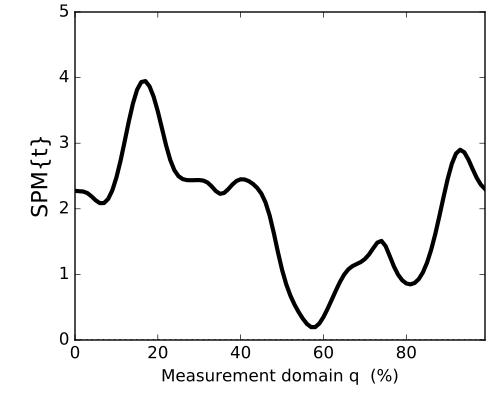

Write Python code to recreate this figure.
import numpy as np
from matplotlib import pyplot
import spm1d
np.random.seed(0)
Y = np.random.randn(10,100) +0.21
Y = spm1d.util.smooth(Y, fwhm=10)
t  = spm1d.stats.ttest(Y)
pyplot.figure(figsize=(5,4))
pyplot.axes([0.15,0.15,0.82,0.82])
t.plot()
pyplot.ylim(0, 5)
pyplot.xlabel('Measurement domain q  (%)')
pyplot.ylabel('SPM{t}')
